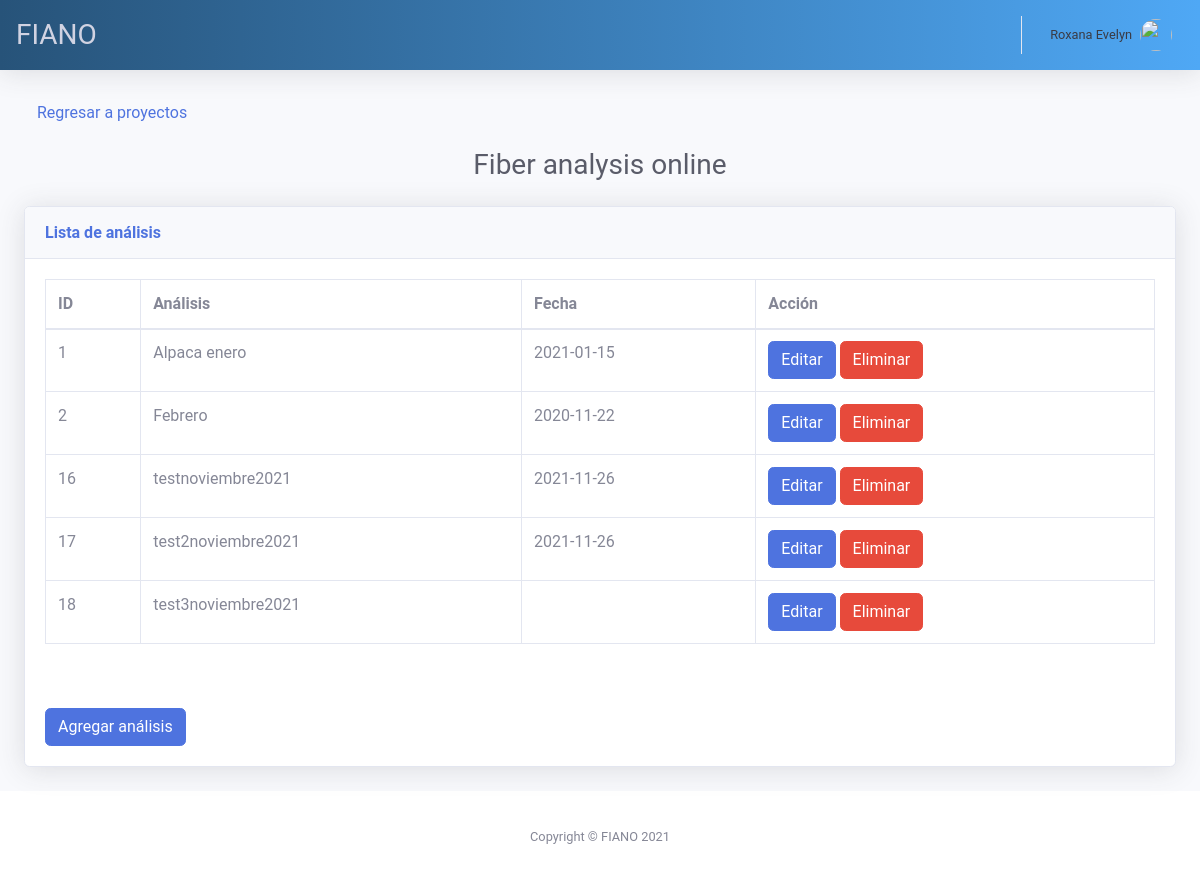
Screenshot of /editproject (signed in) with the database file from the repository.
### tables this page shows
CREATE TABLE "User" (
	"idUser"	INTEGER,
	"username"	TEXT,
	"password"	TEXT,
	"first_name"	TEXT,
	"last_name"	TEXT,
	"email"	TEXT,
	PRIMARY KEY("idUser" AUTOINCREMENT)
);

CREATE TABLE "Analysis" (
	"idAnalysis"	INTEGER,
	"nameanalysis"	TEXT,
	"dateanalysis"	TEXT,
	"pathfolder"	TEXT,
	"idUser"	INTEGER,
	PRIMARY KEY("idAnalysis" AUTOINCREMENT)
);

### main.py (the view)
@app.route("/editproject")
def editproject():
    if 'username' in session:
        username = session['username']
        with sql.connect("users.db") as con:
            context = dict()
            cur = con.cursor()
            cur.execute(f"select * from User where username = '{session['username']}'")
            user_data = cur.fetchall()
            context['first_name'] = user_data[0][3]
            context['last_name'] = user_data[0][4]
            context['id_user'] = user_data[0][0]
            session['IDUSER'] = user_data[0][0]
            cur.execute(f"SELECT * FROM Analysis where idUser = {user_data[0][0]}")
            data = cur.fetchall()
            context['data'] = data
            return render_template("analysis.html", **context)
    else:
        return redirect(url_for('login'))

### templates/analysis.html (shortened to what this page needs)
{% extends "base.html" %}
{% block content %}
<div class="container-fluid">
  <nav aria-label="Page navigation">
    <ul class="pagination">
      <li class="page-item">
        <a class="btn btn-link btn-block" href="{{ url_for('returnproject')}}">Regresar a proyectos</a>
      </li>
    </ul>
  </nav>
  <div class="d-sm-flex align-items-center justify-content-center mb-4">
    <h2 class="h3 mb-0 text-gray-800">Fiber analysis online</h2>
  </div>
  <div class="card shadow mb-4">
    <div class="card-header py-3">
      <h6 class="m-0 font-weight-bold text-primary">Lista de análisis</h6>
    </div>
    <div class="card-body">
      <div class="table-responsive">
        <table class="table table-bordered" id="dataTable">
          <thead>
          <tr>
          <th>ID</th>
          <th>Análisis</th>
          <th>Fecha</th>
          <th>Acción</th>
          </tr>
          </thead>
          <tbody>
            <tr>
              {% for row in data %}
                <tr>
                  <td>{{ row[0] }}</td>
                  <td>{{ row[1] }}</td>
                  <td>{{ row[2] }}</td>
                  <td>
                    <a class="btn btn-primary" href="{{ url_for('editanalysis', id_analysis=row[0], name_analysis=row[1]) }}">
                      Editar
                    </a>
                    <button class="btn btn-danger">Eliminar</button>
                  </td>
                </tr>
              {% endfor %}
            </tr>
          </tbody>
        </table>
        </div>
          <br><br>
            <button class="btn btn-primary" data-toggle="modal" data-target="#addAnalysisModal">Agregar análisis</button>
    </div>
  </div>
</div>
{% endblock %}

### templates/head.html (shortened to what this page needs)
<nav class="navbar navbar-expand navbar-light bg-white topbar mb-4 static-top shadow header">
    <h1 class="h3 mb-0 text-gray-400 justify-content-center">FIANO</h1>
    <ul class="navbar-nav ml-auto">
      <li class="nav-item dropdown no-arrow">
        <a class="nav-link dropdown-toggle" href="#" id="userDropdown" role="button" data-toggle="dropdown" aria-haspopup="true" aria-expanded="false">
          <span class="mr-2 d-none d-lg-inline text-gray-900 small">{{ first_name }} {{last_name}}</span>
          <img class="img-profile rounded-circle" src="https://source.unsplash.com/QAB-WJcbgJk/60x60">
        </a>
      </li>
  </ul>
</nav>

### static/css/main.css (style rules this page uses)
html, body { background: #fafafa; height: 100%; width: 100%; font-family: 'Roboto', sans-serif; display: flex; flex-direction: column; min-height: 100vh; }
td,th { border:white 1px solid; }
.header { background: linear-gradient(to right, #275379, #4FA8F5); }

### rows the page displays
User: first_name "Roxana", last_name "Evelyn"
Analysis: idAnalysis "1", nameanalysis "Alpaca enero", dateanalysis "2021-01-15"
Analysis: idAnalysis "2", nameanalysis "Febrero", dateanalysis "2020-11-22"
Analysis: idAnalysis "16", nameanalysis "testnoviembre2021", dateanalysis "2021-11-26"
Analysis: idAnalysis "17", nameanalysis "test2noviembre2021", dateanalysis "2021-11-26"
Analysis: idAnalysis "18", nameanalysis "test3noviembre2021"
